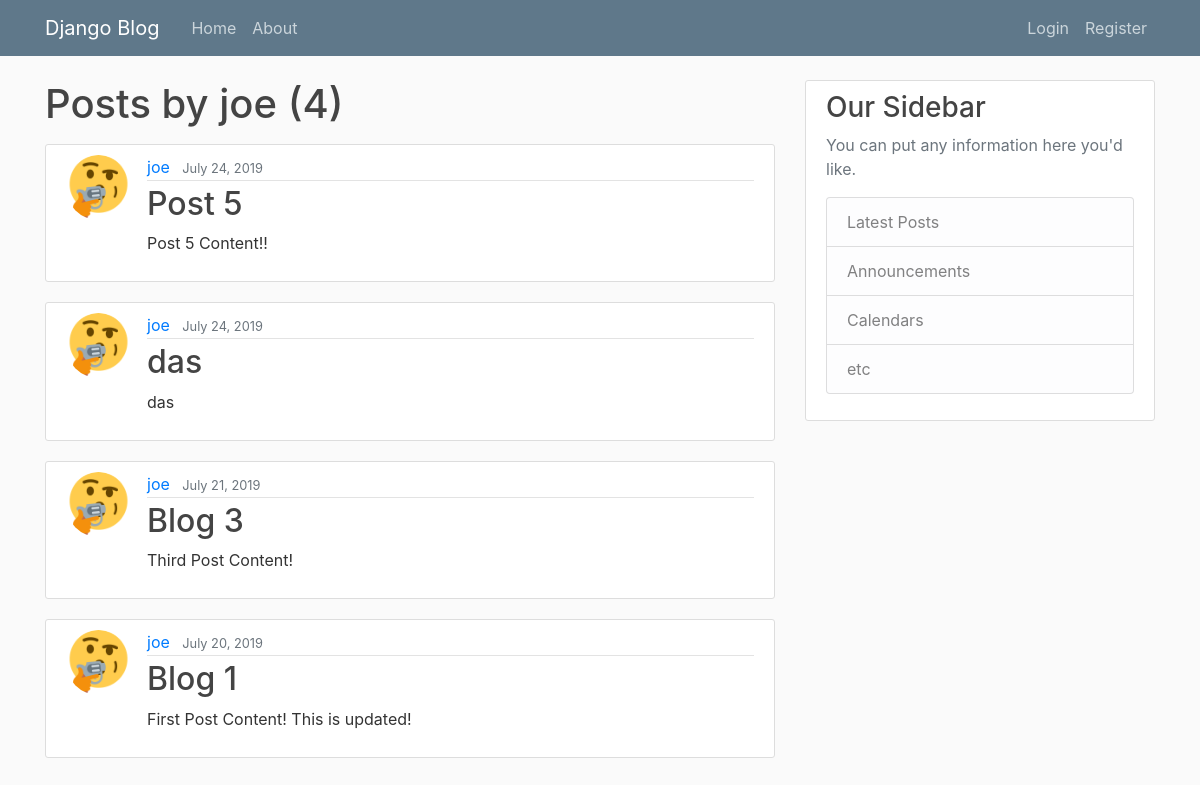
The app's page /user/joe/, older data.
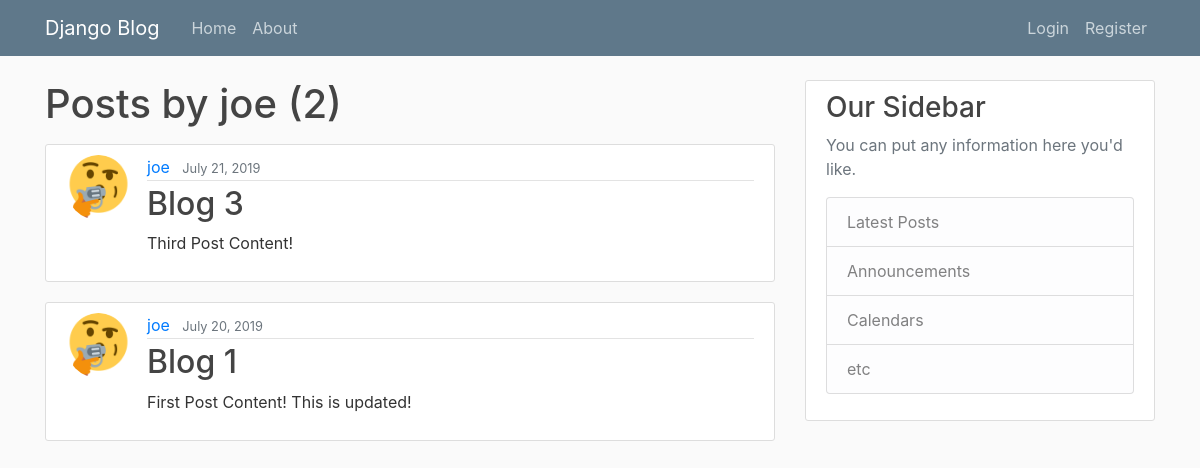
The same page, newer data.
### blog/models.py (models this page shows, shortened)
class Post(models.Model):
    title = models.CharField(max_length=100)
    content = models.TextField()
    date_posted = models.DateTimeField(default=timezone.now)
    author = models.ForeignKey(User, on_delete=models.CASCADE)

### users/models.py (models this page shows, shortened)
class Profile(models.Model):
    user = models.OneToOneField(User, on_delete=models.CASCADE)
    image = models.ImageField(default='default.jpg', upload_to='profile_pics')

### blog/views.py (the view)
# urls.py: path('user/<str:username>/', UserPostListView.as_view(), name='user-posts'),
class UserPostListView(ListView):
    model = Post
    template_name = 'blog/user_posts.html'
    context_object_name = 'posts'
    paginate_by = 5
    def get_queryset(self):
        user = get_object_or_404(User, username=self.kwargs.get('username'))
        return Post.objects.filter(author=user).order_by('-date_posted')

### blog/templates/blog/user_posts.html (shortened to what this page needs)
{% extends "blog/base.html" %}
{% block content %}
    <h1 class="mb-3">Posts by {{ view.kwargs.username }} ({{ page_obj.paginator.count }})</h1>
    {% for post in posts %}
        <article class="media content-section">
            <img class="rounded-circle article-img" src="{{ post.author.profile.image.url }}">
                <div class="media-body">
                <div class="article-metadata">
                    <a class="mr-2" href="{% url 'user-posts' post.author.username %}">{{ post.author }}</a>
                    <small class="text-muted">{{ post.date_posted|date:"F d, Y" }}</small>
                </div>
                <h2><a class="article-title" href="{% url 'post-detail' post.id %}">{{ post.title }}</a></h2>
                <p class="article-content">{{ post.content }}</p>
                </div>
        </article>
    {% endfor %}
{% endblock content %}

Row changes from the older to the newer data that the page shows:
removed Post: author.profile.image (picture), author "joe", date_posted "July 24, 2019", title "Post 5", content "Post 5 Content!!"
removed Post: author.profile.image (picture), author "joe", date_posted "July 24, 2019", title "das", content "das"
Text that changed along with them:
{{ page_obj.paginator.count }}: "4" → "2"
